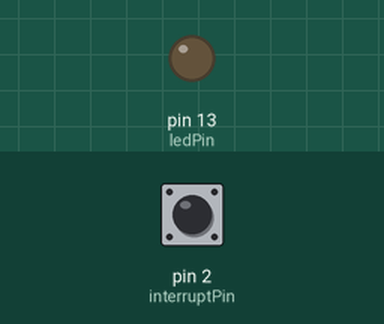
A sketch run on a simulated Arduino Uno, built with avr-gcc and run on an emulated ATmega328P. On the bench: output pins drawn as LEDs (lit = HIGH). The test bench sets the inputs (shaded band); at power-on: pin 2 (interruptPin) HIGH.

Above: at 1.2 s.
1.3 s: pin 2 (interruptPin) pulled LOW for 0.15 s
At 4.3 s:
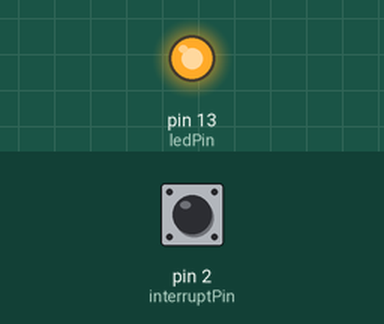
4.4 s: pin 2 (interruptPin) pulled LOW for 1 s
At 5.0 s:
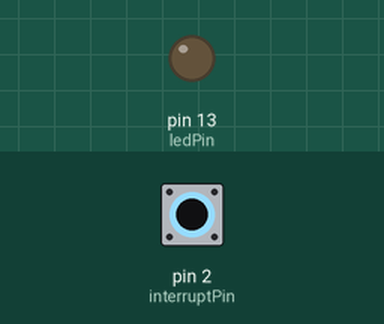
6.9 s: pin 2 (interruptPin) pulled LOW for 3.2 s
At 11.0 s:
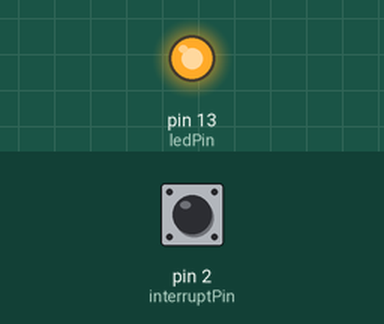
Timing chart, 0 to 17.6 s (numbered marks = the images above; inputs shaded):
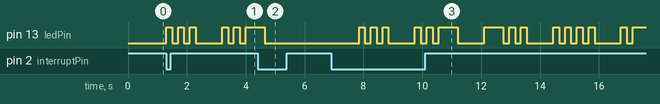

Measured:
- after the input at 1.3 s, pin 13 (ledPin): LOW → HIGH at once, → LOW 0.20 s later, → HIGH 0.20 s later, → LOW 0.20 s later, … (11 changes in this stretch)
- after the input at 4.4 s, pin 13 (ledPin): goes on until 4.7 s, then stays LOW
- after the input at 6.9 s, pin 13 (ledPin): LOW → HIGH after 0.95 s, → LOW 0.20 s later, → HIGH 0.20 s later, → LOW 0.20 s later, … (29 changes in this stretch)

The sketch:

sketch_aug14a.ino
```cpp
const byte ledPin = LED_BUILTIN;
const byte interruptPin = 2;
volatile bool resetMorse = false;
volatile bool buttonPressed = false;

const int dotLength = 200;
const int dashLength = 650;
const int letterSpace = 700;
const int wordSpace = 1500;

void setup()
{
  pinMode(ledPin, OUTPUT);
  pinMode(interruptPin, INPUT_PULLUP);
  attachInterrupt(digitalPinToInterrupt(interruptPin), blink, CHANGE);
  digitalWrite(ledPin, LOW);
}

void blink() {
  if (!buttonPressed) {
    buttonPressed = true;
    resetMorse = false;
  } else {
    resetMorse = true;
  }
}

void sendMorseCode(char c) {
  if (c == 'S') {
    dot(); dot(); dot();
  } else if (c == 'U') {
    dot(); dot(); dash();
  } else if (c == 'D') {
    dash(); dot(); dot();
  } else if (c == 'H') {
    dot(); dot(); dot(); dot();
  } else if (c == 'A') {
    dot(); dash();
  } else if (c == 'N') {
    dash(); dot();
  }
}

void dot() {
  digitalWrite(ledPin, HIGH);
  delay(dotLength);
  digitalWrite(ledPin, LOW);
  delay(dotLength);
}

void dash() {
  digitalWrite(ledPin, HIGH);
  delay(dashLength);
  digitalWrite(ledPin, LOW);
  delay(dotLength);
}

void loop() {
  if (buttonPressed) {
    buttonPressed = false;

    const char* name = "SUDHANSHU";

    for (int i = 0; name[i] != '\0'; i++) {
      if (resetMorse) {
        resetMorse = false;
        break;
      }
      sendMorseCode(name[i]);
      if (!resetMorse) {
        delay(letterSpace);
      }
    }
    digitalWrite(ledPin, LOW);
    delay(wordSpace);
  }
}
```
